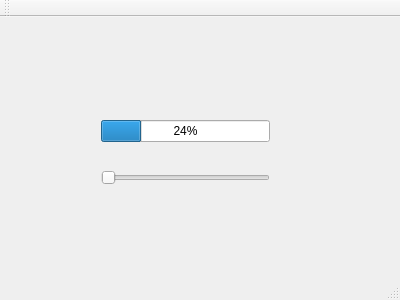
<?xml version="1.0" encoding="UTF-8"?>
<ui version="4.0">
 <class>MainWindow</class>
 <widget class="QMainWindow" name="MainWindow">
  <property name="geometry">
   <rect>
    <x>0</x>
    <y>0</y>
    <width>400</width>
    <height>300</height>
   </rect>
  </property>
  <property name="windowTitle">
   <string>MainWindow</string>
  </property>
  <widget class="QWidget" name="centralWidget">
   <widget class="QWidget" name="">
    <property name="geometry">
     <rect>
      <x>90</x>
      <y>70</y>
      <width>191</width>
      <height>131</height>
     </rect>
    </property>
    <layout class="QVBoxLayout" name="verticalLayout">
     <item>
      <widget class="QProgressBar" name="progressBar">
       <property name="value">
        <number>24</number>
       </property>
      </widget>
     </item>
     <item>
      <widget class="QSlider" name="horizontalSlider">
       <property name="orientation">
        <enum>Qt::Horizontal</enum>
       </property>
      </widget>
     </item>
    </layout>
   </widget>
  </widget>
  <widget class="QMenuBar" name="menuBar">
   <property name="geometry">
    <rect>
     <x>0</x>
     <y>0</y>
     <width>400</width>
     <height>22</height>
    </rect>
   </property>
  </widget>
  <widget class="QToolBar" name="mainToolBar">
   <attribute name="toolBarArea">
    <enum>TopToolBarArea</enum>
   </attribute>
   <attribute name="toolBarBreak">
    <bool>false</bool>
   </attribute>
  </widget>
  <widget class="QStatusBar" name="statusBar"/>
 </widget>
 <layoutdefault spacing="6" margin="11"/>
 <resources/>
 <connections/>
</ui>
